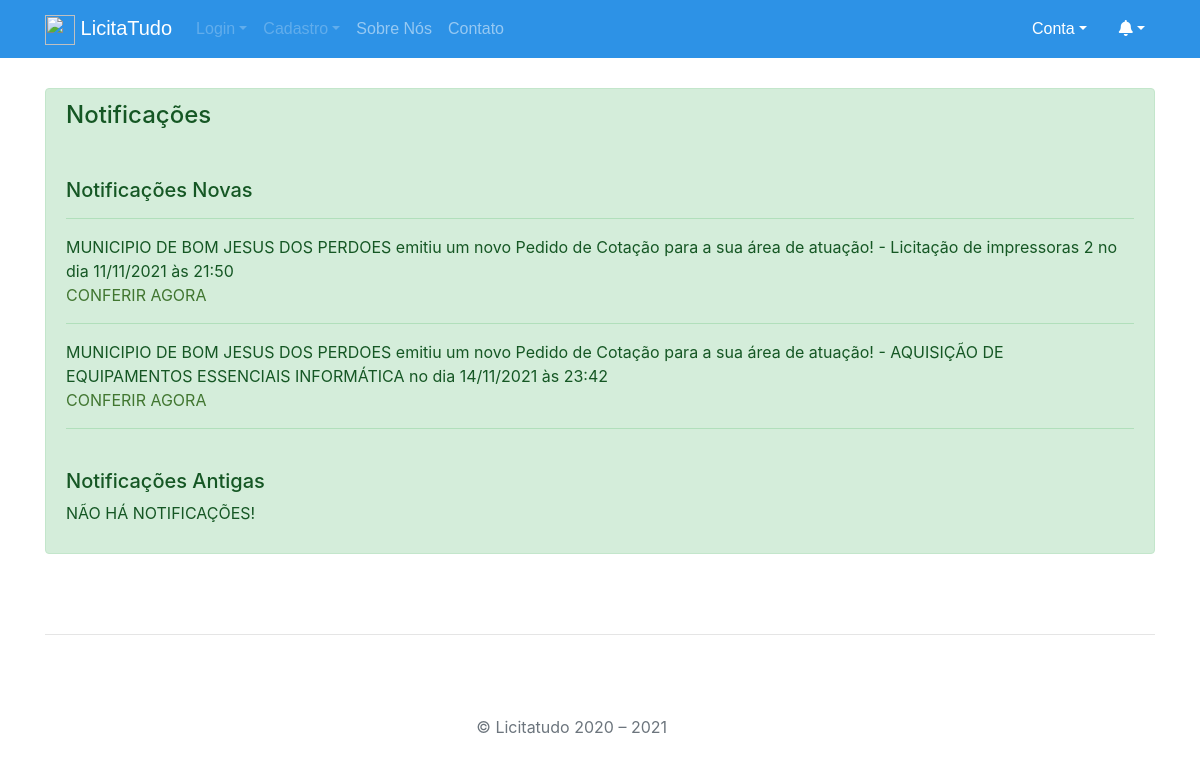
/src/Cadastro/Privado/notificacoes.php (signed in), run on an earlier commit of the app's database.
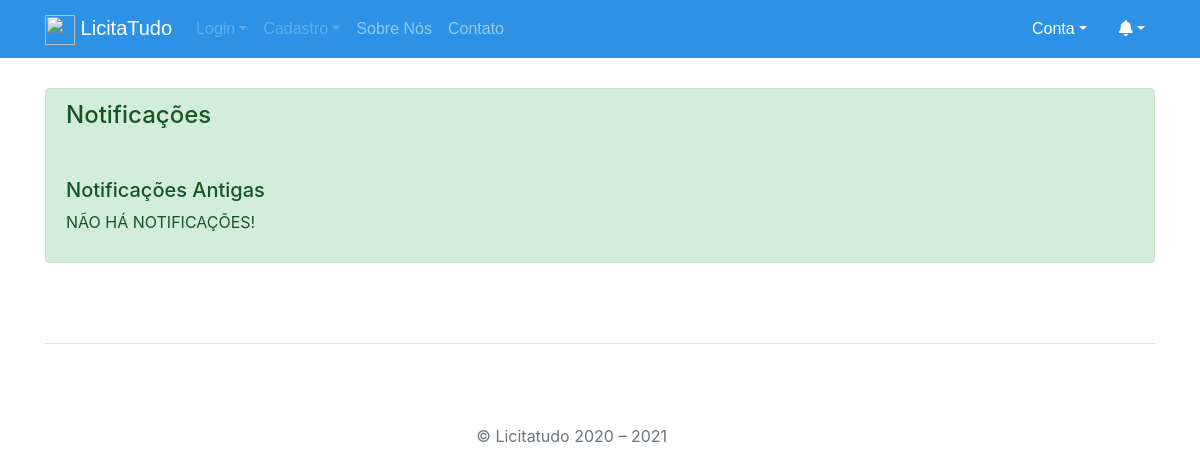
And on a later commit of the database.
### tables this page shows
CREATE TABLE IF NOT EXISTS `notificacao_pedido` (
  `cod` int(11) NOT NULL AUTO_INCREMENT,
  `pedido` int(11) DEFAULT NULL,
  `empresa` char(14) DEFAULT NULL,
  `status` int(11) DEFAULT NULL,
  PRIMARY KEY (`cod`),
  KEY `FK_notificacao_pedido_empresa_privada` (`empresa`),
  KEY `FK_notificacao_pedido_pedido` (`pedido`),
  KEY `FK_notificacao_pedido_status_notificacao` (`status`),
  CONSTRAINT `FK_notificacao_pedido_empresa_privada` FOREIGN KEY (`empresa`) REFERENCES `empresa_privada` (`cnpj`),
  CONSTRAINT `FK_notificacao_pedido_pedido` FOREIGN KEY (`pedido`) REFERENCES `pedido` (`cod`),
  CONSTRAINT `FK_notificacao_pedido_status_notificacao` FOREIGN KEY (`status`) REFERENCES `status_notificacao` (`cod`)
);

CREATE TABLE IF NOT EXISTS `instituicao_publica` (
  `cnpj` char(14) NOT NULL,
  `razao_social` varchar(150) DEFAULT NULL,
  `nome_fantasia` varchar(150) DEFAULT NULL,
  `efr` varchar(50) DEFAULT NULL,
  `email` varchar(40) DEFAULT NULL,
  `natureza` varchar(80) DEFAULT NULL,
  `telefone` varchar(30) DEFAULT NULL,
  `status_cadastro` int(11) DEFAULT NULL,
  PRIMARY KEY (`cnpj`),
  KEY `FK_instituicao_publica-status-cadastro` (`status_cadastro`),
  CONSTRAINT `FK_instituicao_publica-status-cadastro` FOREIGN KEY (`status_cadastro`) REFERENCES `status_cadastro` (`cod`)
);

CREATE TABLE IF NOT EXISTS `pedido` (
  `cod` int(11) NOT NULL AUTO_INCREMENT,
  `titulo` varchar(100) DEFAULT NULL,
  `descricao` text DEFAULT NULL,
  `data_abertura` datetime DEFAULT NULL,
  `data_fechamento` datetime DEFAULT NULL,
  `distancia` int(6) DEFAULT NULL,
  `status` int(11) DEFAULT NULL,
  `modo` int(11) DEFAULT NULL,
  `cnpj` char(14) DEFAULT NULL,
  `endereco_entrega` int(11) DEFAULT NULL,
  PRIMARY KEY (`cod`),
  KEY `FK_pedido-instituicao_publica` (`cnpj`),
  KEY `FK_pedido-modo_pedido` (`modo`),
  KEY `FK_pedido-status_pedido` (`status`),
  KEY `FK_pedido_endereco_instituicao_publica` (`endereco_entrega`),
  CONSTRAINT `FK_pedido-instituicao_publica` FOREIGN KEY (`cnpj`) REFERENCES `instituicao_publica` (`cnpj`) ON DELETE NO ACTION ON UPDATE NO ACTION,
  CONSTRAINT `FK_pedido-modo_pedido` FOREIGN KEY (`modo`) REFERENCES `modo_pedido` (`cod`) ON DELETE NO ACTION ON UPDATE NO ACTION,
  CONSTRAINT `FK_pedido-status_pedido` FOREIGN KEY (`status`) REFERENCES `status_pedido` (`cod`) ON DELETE NO ACTION ON UPDATE NO ACTION,
  CONSTRAINT `FK_pedido_endereco_instituicao_publica` FOREIGN KEY (`endereco_entrega`) REFERENCES `endereco_instituicao_publica` (`cod`) ON DELETE NO ACTION ON UPDATE NO ACTION
);

### src/Cadastro/Privado/notificacoes.php (the view, shortened to what this page needs)
<?php
    $connection  = require "../../scripts/connectionClass.php";
    $cnpj = $_SESSION['cnpj'];
    $sqlPedidos = "SELECT COUNT(notificacao_pedido.cod) FROM notificacao_pedido
    WHERE notificacao_pedido.empresa = $cnpj AND
    notificacao_pedido.status = 1";
    $nroNotificacoes = 0;
foreach ($connection->query($sqlPedidos) as $key => $value) {
    $nroNotificacoes = $value['COUNT(notificacao_pedido.cod)'];
}
$sqlNovasNotificacoes = "SELECT pedido,
notificacao_pedido.cod,
pedido.data_abertura,
instituicao_publica.razao_social,
pedido.titulo
FROM notificacao_pedido
INNER JOIN pedido ON notificacao_pedido.pedido = pedido.cod
INNER JOIN instituicao_publica ON pedido.cnpj = instituicao_publica.cnpj
WHERE notificacao_pedido.empresa = $cnpj AND
notificacao_pedido.status = 1
";
?>
<!DOCTYPE html>
<html lang="pt-br">
    <head>
        <link rel="stylesheet" href="https://stackpath.bootstrapcdn.com/bootstrap/4.4.1/css/bootstrap.min.css">
        <link rel="stylesheet" href="../../scripts/utils/style.css">
        <link  rel="stylesheet" href="../../scripts/utils/fontawesome/css/all.css">
        <link rel="stylesheet" href="../../scripts/utils/default.css">
    </head>
    <body>
        <nav class="navbar navbar-expand-md navbar-dark fixed-top">
            <div class="container">
            <a class="navbar-brand" href="index.php" id="nav-img">
                <img src="../../Imagens/Logo-Licita.png" alt="" width="30" height="30" class="d-inline-block align-text-center"> LicitaTudo
            </a>
            <div class="collapse navbar-collapse" id="navbarResponsive">
                <ul class="navbar-nav me-auto mb-2 mb-md-0">
                <li class="nav-item dropdown">
                <a class="nav-link dropdown-toggle disabled" data-toggle="dropdown" href="#" role="button" aria-haspopup="true" aria-expanded="false">Login</a>
                </li>
                <li class="nav-item dropdown">
                <a class="nav-link dropdown-toggle disabled" data-toggle="dropdown" href="#" role="button" aria-haspopup="true" aria-expanded="false">Cadastro</a>
                </li>
                <li class="nav-item">
                    <a class="nav-link" href="#">Sobre Nós</a>
                </li>
                <li class="nav-item">
                    <a class="nav-link" href="#">Contato</a>
                </li>
                <li class="nav-item"><a class="nav-link disable" href="#"></a></li><li class="nav-item"><a class="nav-link disable" href="#"></a></li><li class="nav-item"><a class="nav-link disable" href="#"></a></li><li class="nav-item"><a class="nav-link disable" href="#"></a></li><li class="nav-item"><a class="nav-link disable" href="#"></a></li><li class="nav-item"><a class="nav-link disable" href="#"></a></li><li class="nav-item"><a class="nav-link disable" href="#"></a></li><li class="nav-item"><a class="nav-link disable" href="#"></a></li><li class="nav-item"><a class="nav-link disable" href="#"></a></li><li class="nav-item"><a class="nav-link disable" href="#"></a></li><li class="nav-item"><a class="nav-link disable" href="#"></a></li><li class="nav-item"><a class="nav-link disable" href="#"></a></li><li class="nav-item"><a class="nav-link disable" href="#"></a></li><li class="nav-item"><a class="nav-link disable" href="#"></a></li><li class="nav-item"><a class="nav-link disable" href="#"></a></li><li class="nav-item"><a class="nav-link disable" href="#"></a></li><li class="nav-item"><a class="nav-link disable" href="#"></a></li><li class="nav-item"><a class="nav-link disable" href="#"></a></li><li class="nav-item"><a class="nav-link disable" href="#"></a></li><li class="nav-item"><a class="nav-link disable" href="#"></a></li><li class="nav-item"><a class="nav-link disable" href="#"></a></li><li class="nav-item"><a class="nav-link disable" href="#"></a></li><li class="nav-item"><a class="nav-link disable" href="#"></a></li><li class="nav-item"><a class="nav-link disable" href="#"></a></li><li class="nav-item"><a class="nav-link disable" href="#"></a></li><li class="nav-item"><a class="nav-link disable" href="#"></a></li><li class="nav-item"><a class="nav-link disable" href="#"></a></li><li class="nav-item"><a class="nav-link disable" href="#"></a></li><li class="nav-item"><a class="nav-link disable" href="#"></a></li><li class="nav-item"><a class="nav-link disable" href="#"></a></li><li class="nav-item"><a class="nav-link disable" href="#"></a></li><li class="nav-item"><a class="nav-link disable" href="#"></a></li>
                <li class="nav-item dropdown nav-item active">
                <a class="nav-link dropdown-toggle" data-toggle="dropdown" href="#" role="button" aria-haspopup="true" aria-expanded="false">Conta</a>
                </li>
                <li class="nav-item"><a class="nav-link disable" href="#"></a></li>
                <li class="nav-item dropdown nav-item active">
                    <a class="nav-link dropdown-toggle" data-toggle="dropdown" href="#" role="button" aria-haspopup="true" aria-expanded="false"><i class="fa fa-bell"></i></a>
                </li>
                </ul>
            </div>
            </div>
        </nav>
        <div class="container py-4" id="container-corpoindex">
            <div class="alert alert-success" role="alert">
                <h4 class="alert-heading">Notificações</h4>
                <p>
                    <?php
                    if ($nroNotificacoes == 0) {
                    } else {
                        echo "<BR><h5 class='alert-heading'>Notificações Novas</h5><hr>";
                        foreach ($connection->query($sqlNovasNotificacoes) as $key => $value) {
                            $tituloPedido = $value['titulo'];
                            $valorData = strtotime($value['data_abertura']);
                            $data = strftime('%d/%m/%Y', $valorData);
                            $hora = strftime('%H:%M', $valorData);
                            echo  "<p> " . $value["razao_social"] .  " emitiu um novo Pedido de Cotação para a sua área de atuação! - $tituloPedido no dia $data às $hora";
                            echo "<br><a href='alteraNotificacao.php?codNotificacao=" . $value["cod"] . "&codPedido=" . $value["pedido"] . "'>CONFERIR AGORA</a></p><hr>";
                        }
                    }
                    echo "<BR><h5 class='alert-heading'>Notificações Antigas</h5>";
                    $nullNotificacoesAntigas = "<p>NÃO HÁ NOTIFICAÇÕES!</p>";
                    echo $nullNotificacoesAntigas;
                    ?>
                </p>
            </div>
            <hr class="featurette-divider">
            <div class="container center col-md-3">
             <p class="text-muted">&copy; Licitatudo  2020 – 2021</p>
            </div>
        </div>
    </body>
</html>

### src/scripts/utils/style.css (style rules this page uses)
body { height: 100%; padding-bottom: 3rem; }
.navbar { background-color: #2d92e6; font-family: 'Trebuchet MS', 'Lucida Sans Unicode', 'Lucida Grande', 'Lucida Sans', Arial, sans-serif; }
#container-corpoindex { margin-top: 4rem; }
.featurette-divider { margin: 5rem 0; }

### src/scripts/utils/default.css (style rules this page uses)
a { color: #417630; }
.navbar .navbar-nav > .active > a { color: #54ee23; }

What changed in the data, as far as the page shows it:
removed notificacao_pedido: instituicao_publica.razao_social "MUNICIPIO DE BOM JESUS DOS PERDOES", pedido.titulo "Licitação de impressoras 2", pedido.data_abertura "11/11/2021", pedido.data_abertura "21:50"
removed notificacao_pedido: instituicao_publica.razao_social "MUNICIPIO DE BOM JESUS DOS PERDOES", pedido.titulo "AQUISIÇÃO DE EQUIPAMENTOS ESSENCIAIS INFORMÁTICA", pedido.data_abertura "14/11/2021", pedido.data_abertura "23:42"
Also different on the page:
text no longer shown: "Notificações Novas"
